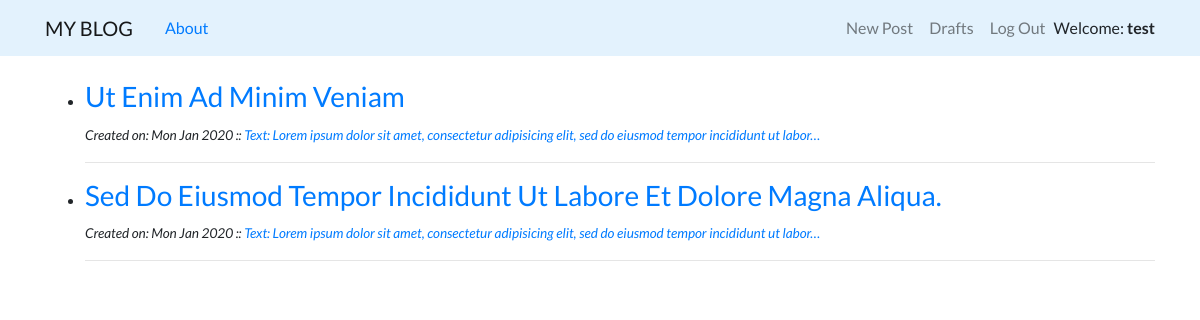
Page /drafts/ (signed in) on the committed database.
### blog/models.py (models this page shows, shortened)
class Post(models.Model):
    author = models.ForeignKey('auth.User', on_delete=models.CASCADE)
    title = models.CharField(max_length=100)
    text = models.TextField()
    created_date = models.DateTimeField(default=timezone.now)
    published_date = models.DateTimeField(blank=True, null=True)

### blog/views.py (the view)
# urls.py: path('drafts/', views.DraftListView.as_view(), name='post_draft_list'),
class DraftListView(LoginRequiredMixin,ListView):
    context_object_name = 'draft_list'
    login_url = '/login/'
    template_name = 'blog/post_draft_list.html'
    model = Post
    def get_queryset(self):
        return Post.objects.filter(published_date__isnull=True).order_by('-created_date')

### blog/templates/blog/post_draft_list.html
{% extends 'blog/base.html' %}
{% block content %}
  <div class="centerstage">
    <br>
    <ul>
      {% for post in draft_list %}
        <div class="post">
          <li>
            <h3><a href="{% url 'post_detail' pk=post.pk %}">{{ post.title|title }}</a></h3>
            <span class='postdate loader'>Created on: {{ post.created_date|date:"D M Y" }} ::
              <a href="{% url 'post_detail' pk=post.pk %}">Text: {{ post.text|safe|truncatechars:100 }}</a>
            </span>
            <hr>
          </li>
        </div>
      {% endfor %}
    </ul>
  </div>
{% endblock %}

### blog/templates/blog/base.html (shortened to what this page needs)
<!DOCTYPE html>
{% load static %}
<html>
  <head>
    <link rel="stylesheet" href="https://stackpath.bootstrapcdn.com/bootstrap/4.1.3/css/bootstrap.min.css"
>
    <link href="https://maxcdn.bootstrapcdn.com/font-awesome/4.7.0/css/font-awesome.min.css" rel="stylesheet">
    <link rel="stylesheet" href="{% static 'css/blog.css' %}">
  </head>
  <body class='loader'>
    <nav class="navbar navbar-expand-lg navbar-light" style="background-color: #e3f2fd;">
      <div class="container">
        <a class="navbar-brand bigbrand" href="{% url 'post_list' %}">MY BLOG</a>
        <a class="nav-item nav-link" href="{% url 'about' %}">About</a>
      <div class="collapse navbar-collapse" id="bs-example-navbar-collapse-1">
        <div class="navbar-nav align-items-center ml-auto">
          {% if user.is_authenticated %}
            <a class="nav-item nav-link" href="{% url 'post_new' %}">New Post</a>
            <a class="nav-item nav-link" href="{% url 'post_draft_list' %}">Drafts</a>
            <a class="nav-item nav-link" href="{% url 'logout' %}">Log Out</a>
            <a> Welcome: <strong>{{ user.username }}</strong></a>
          {% else %}
            <a class="nav-item nav-link" href="{% url 'login' %}" aria-label="Login">
              <span class="fa fa-user" aria-hidden="true" style='color: #007bff;'></span></a>
          {% endif %}
        </div>
      </div>
      </div>
    </nav>
    <div class="content container">
        <div class="blog_posts">
          {% block content %}
          {% endblock %}
        </div>
    </div>
  </body>
</html>

### blog/static/css/blog.css (style rules this page uses)
.loader { font-family: 'Lato', sans-serif; }
.postdate { font-size: .85em; text-align: center; font-style: italic; }

### rows in the picture
Post: title "Ut Enim Ad Minim Veniam", created_date "Mon Jan 2020", text "Lorem ipsum dolor sit amet, consectetur adipisicing elit, sed do eiusmod tempor incididunt ut labor…"
Post: title "Sed Do Eiusmod Tempor Incididunt Ut Labore Et Dolore Magna Aliqua.", created_date "Mon Jan 2020", text "Lorem ipsum dolor sit amet, consectetur adipisicing elit, sed do eiusmod tempor incididunt ut labor…"

### other values in the picture
{{ user.username }} "test"
